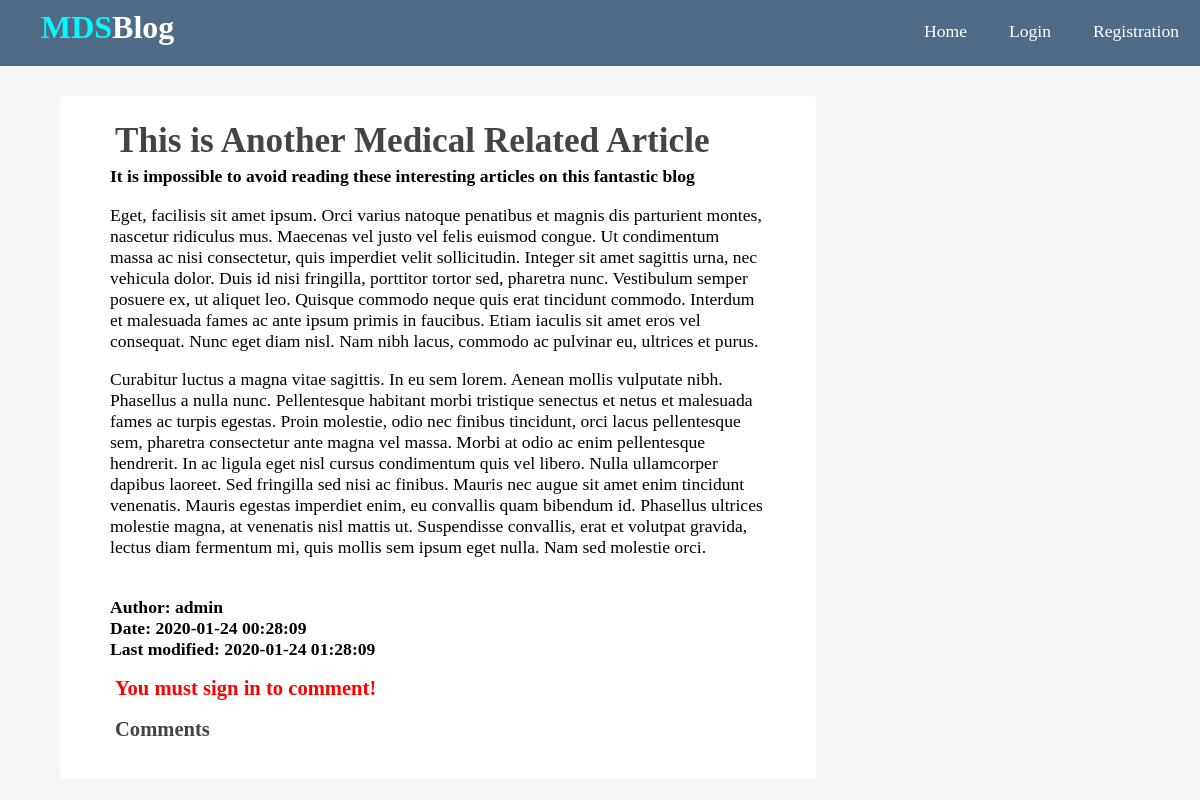
The app's page /blog?page=public_article&articleID=10 with its own data.
### tables this page shows
CREATE TABLE `articles` (
  `ArticleID` int(11) NOT NULL,
  `UserID` int(11) DEFAULT NULL,
  `Title` varchar(120) NOT NULL,
  `ShortDesc` text DEFAULT NULL,
  `Content` text DEFAULT NULL,
  `CreationDate` timestamp NOT NULL DEFAULT current_timestamp(),
  `LastModified` datetime DEFAULT NULL
);

### app/models/Conn.php (called while the page is built, shortened)
<?php
    class Conn {
        private $host = "127.0.0.1";
        private $dbName = "blog";
        private $charset = "utf8";
        private $userName = "root";
        private $pass = "";
        function __construct() {
            try {
                $this->conn = new PDO("mysql:host={$this->host};dbname={$this->dbName};charset{$this->charset};",
                $this->userName, $this->pass);
            } catch(PDOException $ex)   {
                die($ex->getMessage());
            }
        }
    }
?>

### app/controllers/ArticleController.php (called while the page is built, shortened)
<?php
    class ArticleController extends Conn {
        public function GetArticleByID() {
            $row = [];
            if(isset($_GET["articleID"]) && is_numeric($_GET["articleID"])) {
                $stmt = $this->conn->prepare("SELECT articles.*, login.UserName
                FROM articles
                INNER JOIN login
                ON articles.UserID = login.UserID
                WHERE ArticleID = ?");
                $stmt->execute([$_GET["articleID"]]);
                $row = $stmt->fetch(PDO::FETCH_ASSOC);
            }
            return $row;
        }
    }
?>

### pages/public_article.php (the view, shortened to what this page needs)
<?php
    $articleController = new ArticleController;
    $article = $articleController->GetArticleByID();
?>
<div class="content clearfix">
    <div class="main-content single">
        <div class="post-content">
            <?php if(isset($_GET["articleID"]) && is_numeric($_GET["articleID"])): ?>
                <h1><?=isset($article["Title"]) ? $article["Title"] : ""?></h1>
                <strong>
                    <?=isset($article["ShortDesc"]) ? $article["ShortDesc"] : ""?>
                </strong>
                <p>
                    <?=isset($article["Content"]) ? $article["Content"] : ""?>
                        <br/>
                    <strong>
                        Author:  <?=isset($article["UserName"]) ? $article["UserName"] : ""?>
                            <br/>
                    </strong>
                    <strong>
                        Date:  <?=isset($article["CreationDate"]) ? $article["CreationDate"] : ""?>
                            <br/>
                    </strong>
                    <strong>
                        Last modified:  <?=isset($article["LastModified"]) ? $article["LastModified"] : ""?>
                    </strong>
                </p>
                <p>
                    <?php if(isset($_COOKIE["UserID"])): ?>
                    <h3>Write a comment!</h3>
                    <form method="POST">
                        <textarea cols="40" rows="10" name="comment" class="text-input" placeholder="Write a comment here!"></textarea>
                            <br/>
                        <button name="send_comment" class="btn">Send</button>
                    </form>
                    <?php else: ?>
                    <h3 style="color:red;">You must sign in to comment!</h3>
                    <?php endif; ?>
                </p>
                <p>
                    <h3>Comments</h3>
                </p>
            <?php else: ?>
                <h1>This article identification is incorrect!</h1>
            <?php endif; ?>
        </div>
    </div>
</div>

### assets/css/style.css (style rules this page uses)
* { box-sizing: border-box; }
html, body { height: 100%; padding: 0px; margin: 0px; background: #f6f6f6; font-family: 'Lora', serif; }
h1, h2, h3, h4, h5, h6 { font-family: 'Candal', serif; color: #444; margin: 5px; }
.clearfix::after { content:''; display: block; clear: both; }
.content { width:90%; margin: 30px auto 30px; }
.content .main-content { width: 70%; float: left; }
.content .main-content.single { background: white; padding: 20px 50px; font-size: 1.1em; border-radius: 5px; }

### records on screen
articles: Title "This is Another Medical Related Article", ShortDesc "It is impossible to avoid reading these interesting articles on this fantastic blog", Content "Eget, facilisis sit amet ipsum. Orci varius natoque penatibus et magnis dis parturient montes, nascetur ridiculus mus. Maecenas vel justo vel felis euismod congue. Ut condimentum massa ac nisi consectetur, quis imperdiet velit sollicitudin. Integer sit amet sagittis urna, nec vehicula dolor. Duis id nisi fringilla, porttitor tortor sed, pharetra nunc. Vestibulum semper posuere ex, ut aliquet leo. Quisque commodo neque quis erat tincidunt commodo. Interdum et malesuada fames ac ante ipsum primis in faucibus. Etiam iaculis sit amet eros vel consequat. Nunc eget diam nisl. Nam nibh lacus, commodo ac pulvinar eu, ultrices et purus. Curabitur luctus a magna vitae sagittis. In eu sem lorem.…", UserID.UserName "admin", CreationDate "2020-01-24 00:28:09", LastModified "2020-01-24 01:28:09"
